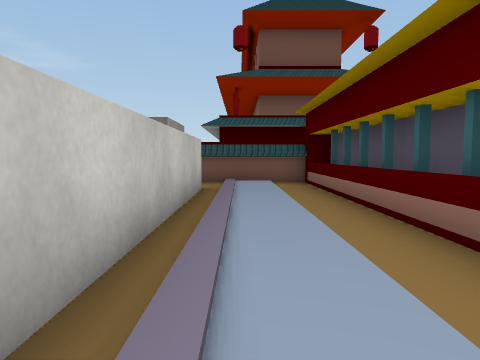
view 1 (above)

19 first-person views from a walk through a Unity game level. The camera is 0.68 m above the floor, tilts 4° down and sees 70° across. The floor is counted in squares, 1 m on a side. Each view is taken from the middle of a square. On the plan, view 1 faces up. The plan holds only what a view shows up to about 10 squares ahead; the rest is blank. The place goes on beyond the plan. Some surface patterns are stand-ins.

view 2
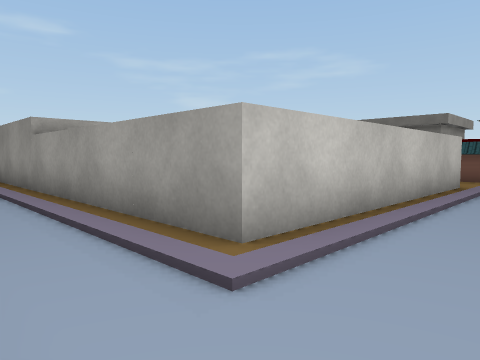

view 3
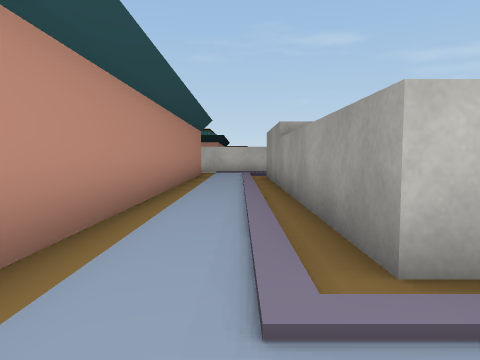

view 4
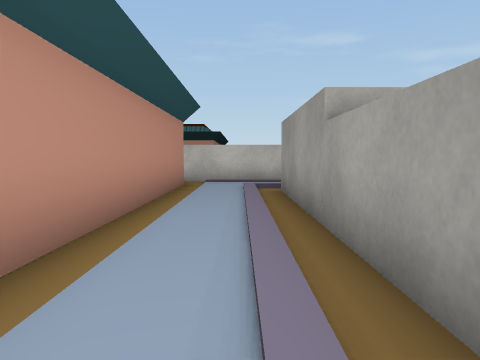

view 5
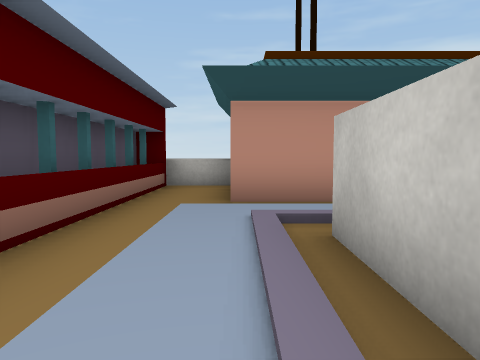

view 6
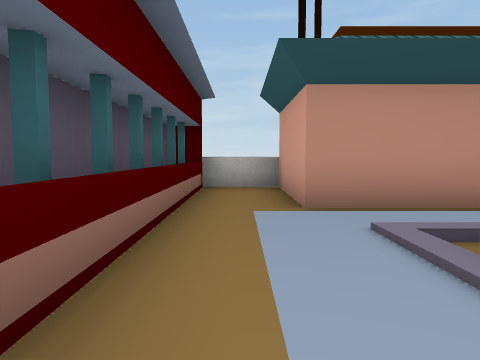

view 7
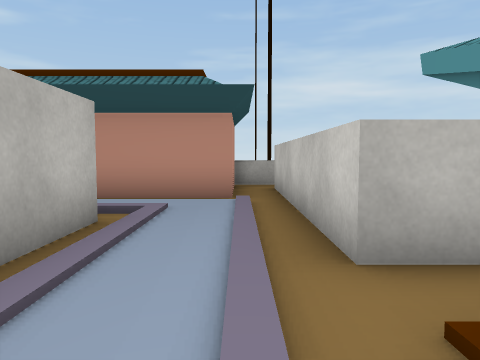

view 8
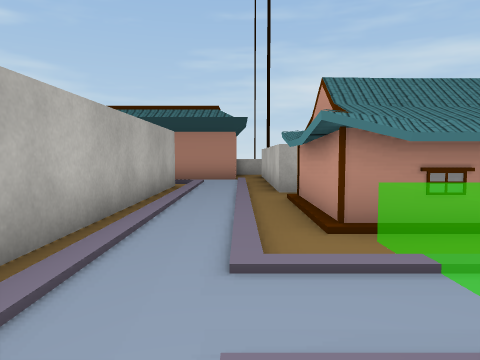

view 9
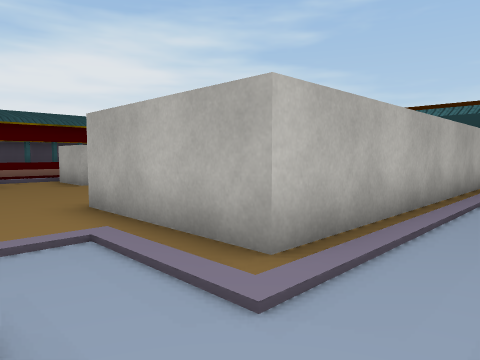

view 10
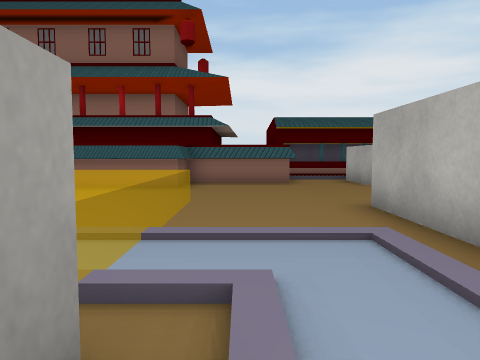

view 11
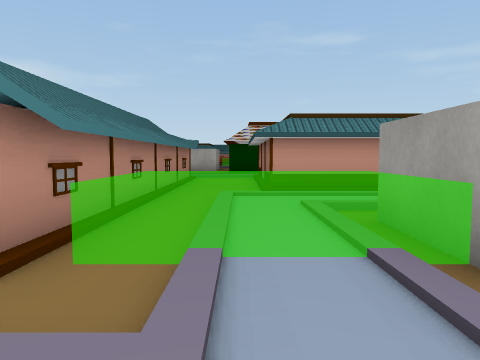

view 12
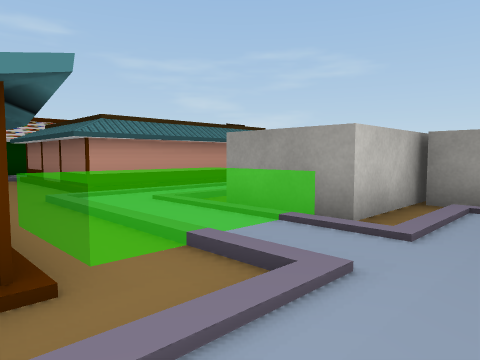

view 13
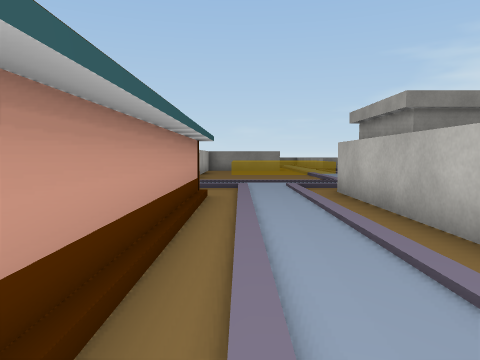

view 14
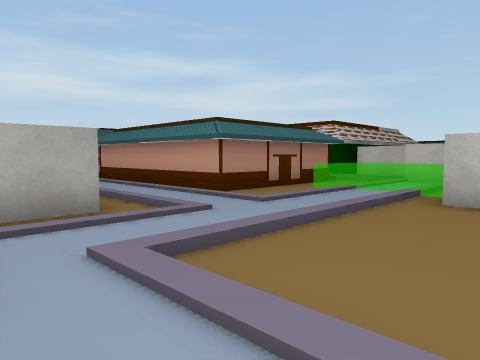

view 15
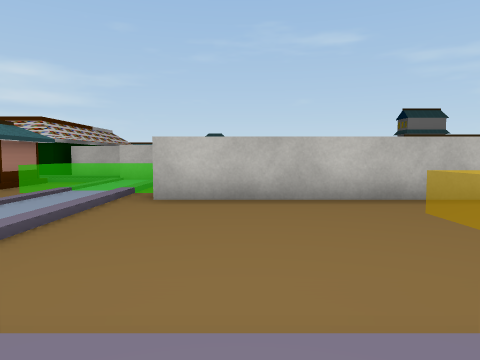

view 16
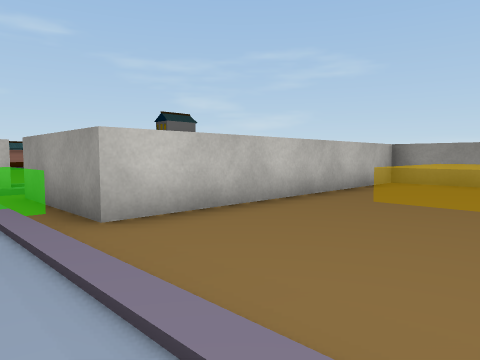

view 17
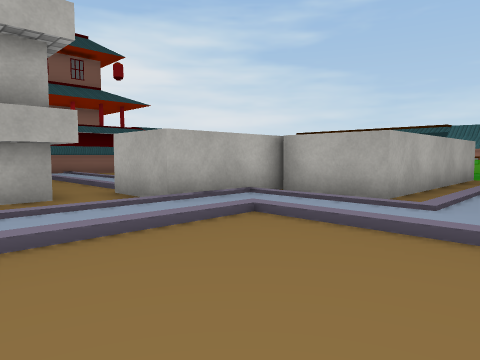

view 18
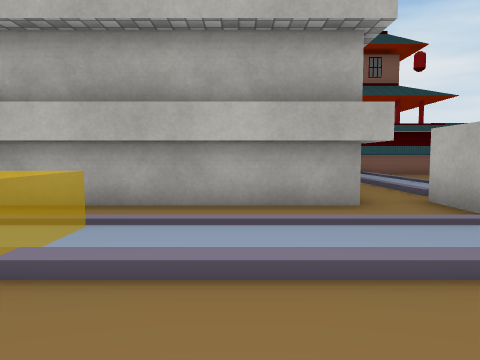

view 19
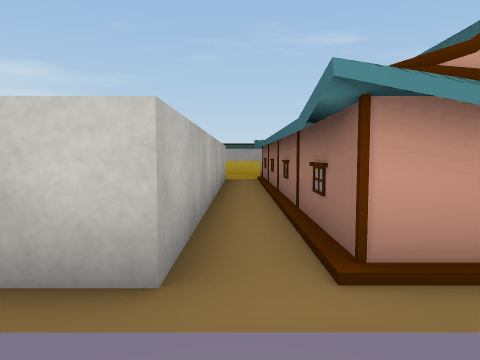

### Floor plan
Key: @ floor where view 1 was taken; # wall or solid block; . main floor; : floor 0.05 m higher than the main floor; / step, stairs or slope; = window, fence, low wall or low ledge.
Columns run from 23 left of view 1 to 2 right of it. Each row starts with its distance up from view 1.
 27     ###
 26     #.
 25     #.
 24     #.     ##
 23     #.
 22     #.   ###
 21     #..../:#
 20     #..../:##
 19  ####..../:##
 18 #/////////###/////
 17 #:::::::::#   ::::
 16 :...../:..#
 15 :#####/:###        .#
 14      #/:#         ..#
 13      #/:#         ..##
 12      #/:######    ..##
 11      #/:###////......#
 10      #/:###/::/......##
  9  #####/:////:####....#####
  8  ...../::::::#    .....:.#
  7    #######./:#       ##:.#
  6   #########/:#        #:.#
  5   #########/:#        #:.#
  4   #########/:#        #:.#
  3   ........./:#        #:.#
  2   #########/:#        #:.#
  1           #/:##########:.#
  0           #/:::::::::::@.#
 -1           #/.............#
 -2           ##############.#
 -3           ##           #.#
 -4           .#           #.#
 -5           =#           #=#

Where each view was taken, in squares from view 1:
view 1: 0 up, 0 right, facing up
view 2: 1 down, 1 right, facing up-left
view 3: 0 up, 1 right, facing left
view 4: 0 up, 3 left, facing left
view 5: 4 up, 0 right, facing down
view 6: 3 up, 1 right, facing down
view 7: 5 up, 12 left, facing down
view 8: 10 up, 12 left, facing down
view 9: 11 up, 12 left, facing down-right
view 10: 11 up, 12 left, facing right
view 11: 8 up, 11 left, facing left
view 12: 6 up, 11 left, facing up-left
view 13: 8 up, 17 left, facing up
view 14: 20 up, 13 left, facing down-left
view 15: 20 up, 13 left, facing left
view 16: 17 up, 15 left, facing up-left
view 17: 21 up, 17 left, facing down-right
view 18: 21 up, 16 left, facing right
view 19: 3 up, 11 left, facing left
